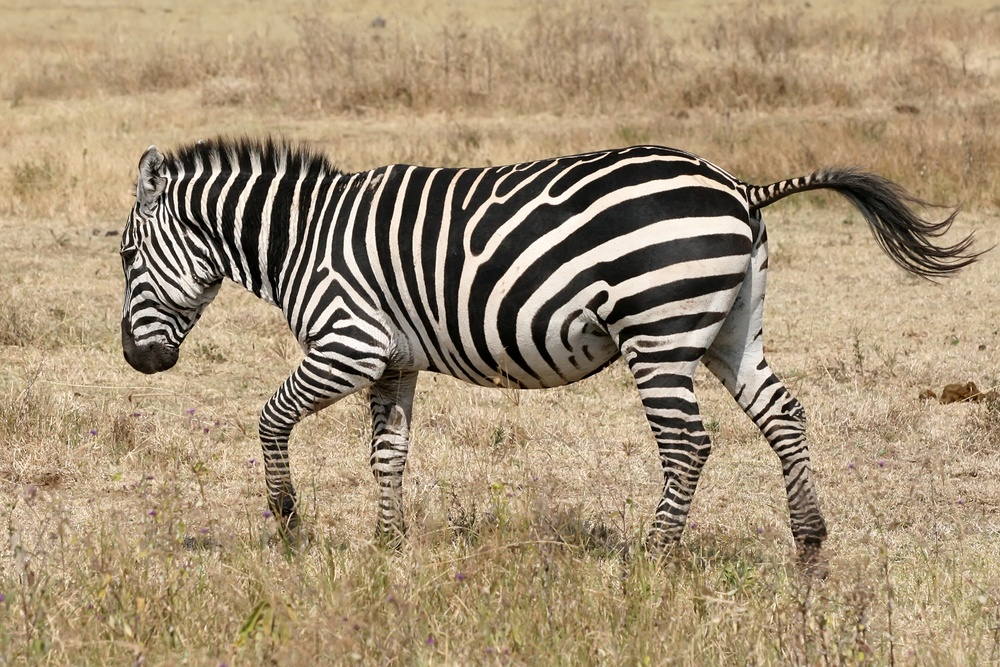
#> input picture Cap05_Mejoramiento_Frecuencia/imagenes/cebra.jpg, 1000 x 667 px, shrunk from 1992 x 1328 before the run
$ jupyter execute 'Transformada de Gabor.ipynb'   (older library calls are emulated)
#> lines starting #> are read from the running program, lines starting #| are printed output that depends on the picture
<h1 align="center"><strong>Transformada de Gabor</strong></h1>

**1.¿Qué es un filtro de Gabor?**

El filtro Gabor, que lleva el nombre del físico e ingeniero eléctrico Dennis Gabor, es un filtro lineal que se utiliza para la detección de bordes en el procesamiento de imágenes.

Un filtro de Gabor es un producto de la envolvente gaussiana y el portador sinusoidal (complejo).

**2.¿Para que sirve un filtro de Gabor?**

Los filtros Gabor son buenos detectores de funciones, cada filtro es sensible a los bordes con orientaciones específicas en ubicaciones específicas; sin embargo, existe una compensación entre la resolución espacial y la resolución de frecuencia ("Principio de incertidumbre"), que consiste en si tiene una resolución espacial alta (sepa dónde se produce el borde), tiene menos certeza en el contenido de la frecuencia.

En aplicaciones prácticas, el filtro Gabor puede extraer características relevantes en diferentes escalas y direcciones en el dominio de la frecuencia.

# Funciones base

[cell 1]
import os
import numpy as np
import cv2
import matplotlib.pyplot as plt
from math import cos,sin,sqrt,pi
import pywt
from fractions import Fraction
from scipy.signal import convolve2d
os.chdir(r"C:\Users\titos\Github\Procesamiento Imagenes\Cap05_Mejoramiento_Frecuencia\imagenes")

[cell 2]
def genGabor(sz, omega, theta, func=np.cos, K=np.pi):
    radius = (int(sz[0]/2.0), int(sz[1]/2.0))

    [x, y] = np.meshgrid(range(-radius[0], radius[0]+1), range(-radius[1], radius[1]+1))

    x1 = x * np.cos(theta) + y * np.sin(theta)
    y1 = -x * np.sin(theta) + y * np.cos(theta)

    gauss = omega**2 / (4*np.pi * K**2) * np.exp(- omega**2 / (8*K**2) * ( 4 * x1**2 + y1**2))
    sinusoid = func(omega * x1) * np.exp(K**2 / 2)

    gabor = gauss * sinusoid

    return gabor

g = genGabor((50,50), 1, np.pi/4, func=np.cos)

plt.figure(1,figsize=(4,4))
plt.title("Ejemplo de funcion de Gabor")
plt.imshow(g, cmap='gray')
plt.show()
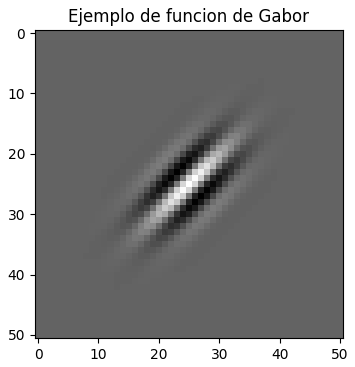
#> figure drawn by matplotlib, 1 panel

[cell 3]
# Usando OpenCV
kernel = cv2.getGaborKernel(ksize = (50,50),sigma = 3,theta = pi/4, lambd = pi/4,gamma = 0.5, psi = 0,ktype = cv2.CV_32F)
plt.figure(1,figsize=(4,4))
plt.title("Tranformada de Gabor")
plt.imshow(kernel,cmap='gray')
plt.show()
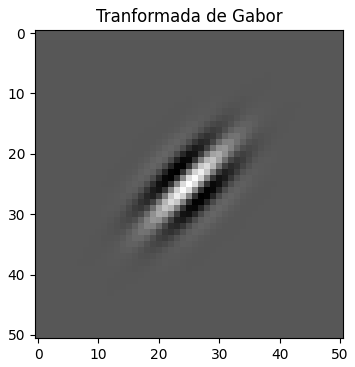
#> figure drawn by matplotlib, 1 panel

[cell 4]
# Generacion de funciones base de Gabor

thetas = np.arange(0, np.pi, np.pi/8) # range of theta
#lambd = np.arange(0.2, 0.6, 0.1) # range of omega
#params = [(t,o) for o in omega for t in theta]


gaborFilterBank = []
gaborParams = []


for theta in thetas:
    gaborParam = {'ksize':(64, 64),'sigma':3,'theta':theta,'lambd':pi/4,'gamma':0.5,'psi':0,'ktype':cv2.CV_32F }
    Gabor = cv2.getGaborKernel(**gaborParam)
    gaborFilterBank.append(Gabor)
    gaborParams.append(gaborParam)

# Plot
print("Banco de funciones de Gabor para distintos angulos")
plt.figure(1,figsize=(10,10))
n = len(gaborFilterBank)
for i in range(n):
    ang= gaborParams[i]['theta'] / np.pi
    a = Fraction(ang)
    plt.subplot(2,n//2, i+1)
    plt.title("{} $\pi$".format(a))
    plt.axis('off')
    plt.imshow(gaborFilterBank[i],cmap='gray')

plt.show()
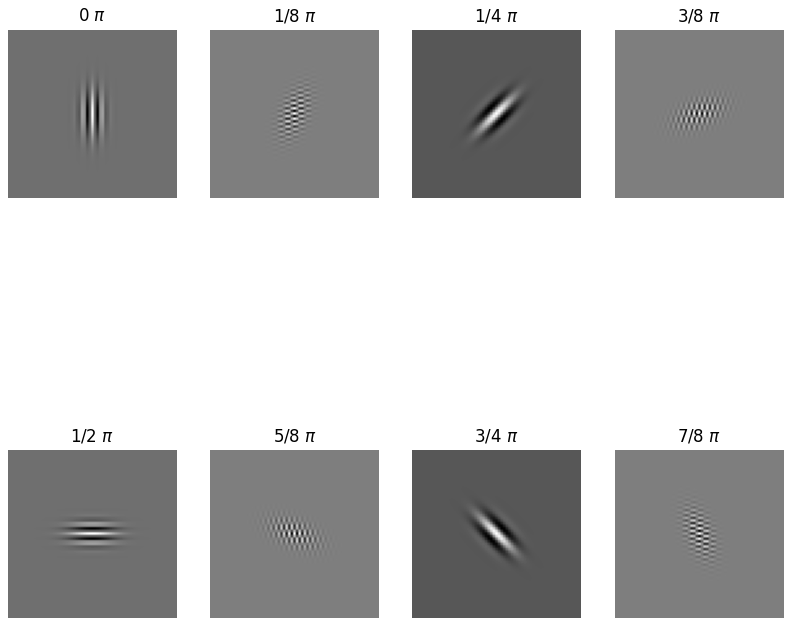
#> figure drawn by matplotlib, 8 panels

# Ejemplos

[cell 5]
# Ejemplo 1: Imagen sintética

def genSinusoid(sz, A, omega, rho):
    # Generate Sinusoid grating
    # sz: size of generated image (width, height)
    radius = (int(sz[0]/2.0), int(sz[1]/2.0))
    [x, y] = np.meshgrid(range(-radius[0], radius[0]+1), range(-radius[1], radius[1]+1)) # a BUG is fixed in this line

    stimuli = A * np.cos(omega[0] * x  + omega[1] * y + rho)
    return stimuli

# Figura sintética
theta = np.pi/4 + np.pi
omega = [np.cos(theta), np.sin(theta)]
sinusoidParam = {'A':1, 'omega':omega, 'rho':np.pi/2}

sinusoid = genSinusoid((256,256), **sinusoidParam)

# Filtro de Gabor
alpha = np.pi/4

Gabor = genGabor((129,129), 0.4, alpha, np.sin)

# Respuesta
response = convolve2d(sinusoid, Gabor, mode='valid')

# Plot
plt.figure(1,figsize=(14,14))

plt.subplot(1,3,1)
plt.title("Imagen de entrada")
plt.imshow(sinusoid)

plt.subplot(1,3,2)
plt.title("Filtro de Gabor")
plt.imshow(Gabor, vmin=-0.2, vmax=0.2)

plt.subplot(1,3,3)
plt.title("Imagen filtrada")
plt.imshow(response, vmin=0);
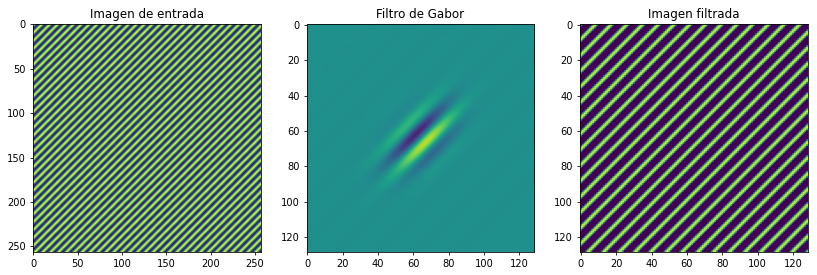
#> figure drawn by matplotlib, 3 panels

[cell 6]
# Ejemplo 2
cebra = cv2.imread("./cebra.jpg",0)
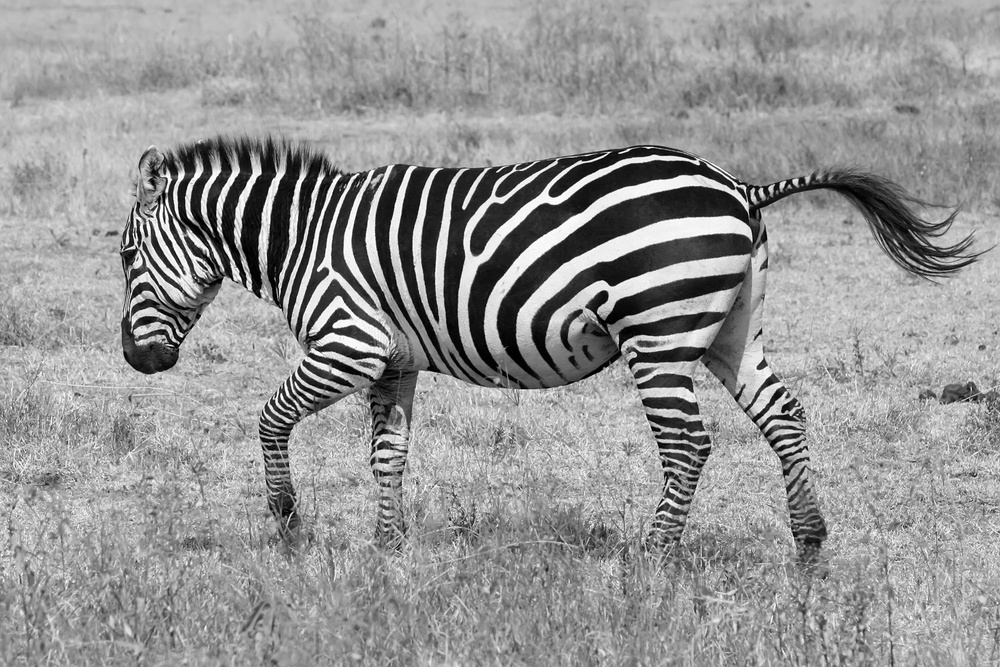
#> cebra: shape (667, 1000); min 0, max 255, mean 148.9

# Filtros de Gabor
GaborFilterV = gaborFilterBank[0]
GaborFilterH =  gaborFilterBank[4]

# Plot
plt.figure(1,figsize=(20,12))

plt.subplot(2,3,1)
plt.title("Imagen de entrada")
plt.imshow(cebra,cmap='gray')

plt.subplot(2,3,2)
plt.title("Filtro de Gabor")
plt.imshow(GaborFilterV,cmap='gray')

plt.subplot(2,3,3)
resV= cv2.filter2D(cebra, cv2.CV_8UC3,GaborFilterV)
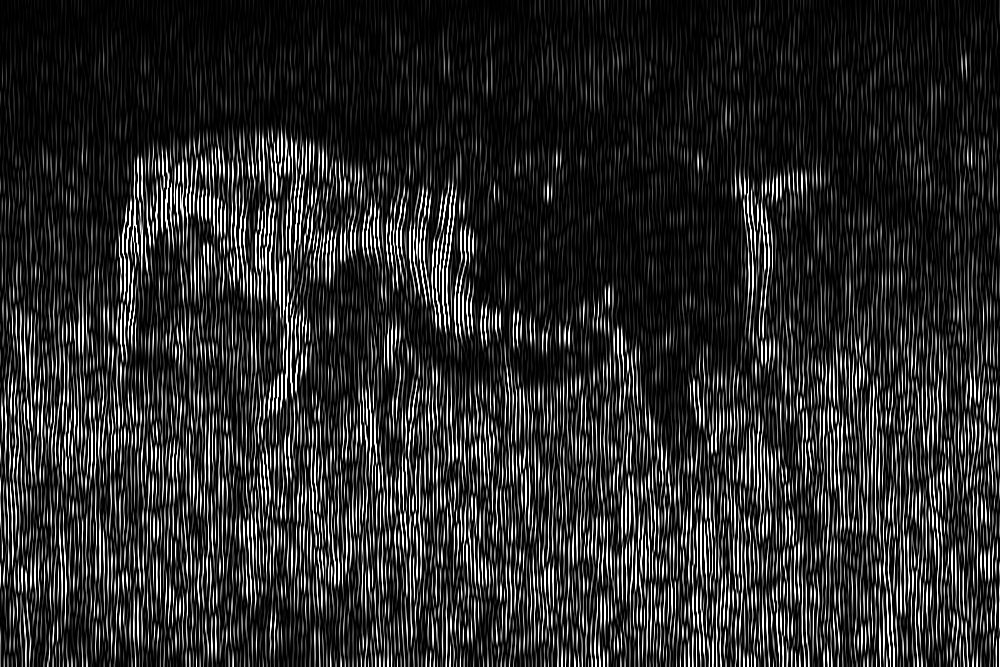
#> resV: shape (667, 1000); min 0, max 255, mean 41.5
plt.title("Imagen filtrada")
plt.imshow(resV,cmap='gray')


plt.subplot(2,3,4)
plt.title("Imagen de entrada")
plt.imshow(cebra,cmap='gray')

plt.subplot(2,3,5)
plt.title("Filtro de Gabor")
plt.imshow(GaborFilterH,cmap='gray')

plt.subplot(2,3,6)
resH= cv2.filter2D(cebra, cv2.CV_8UC3,GaborFilterH)
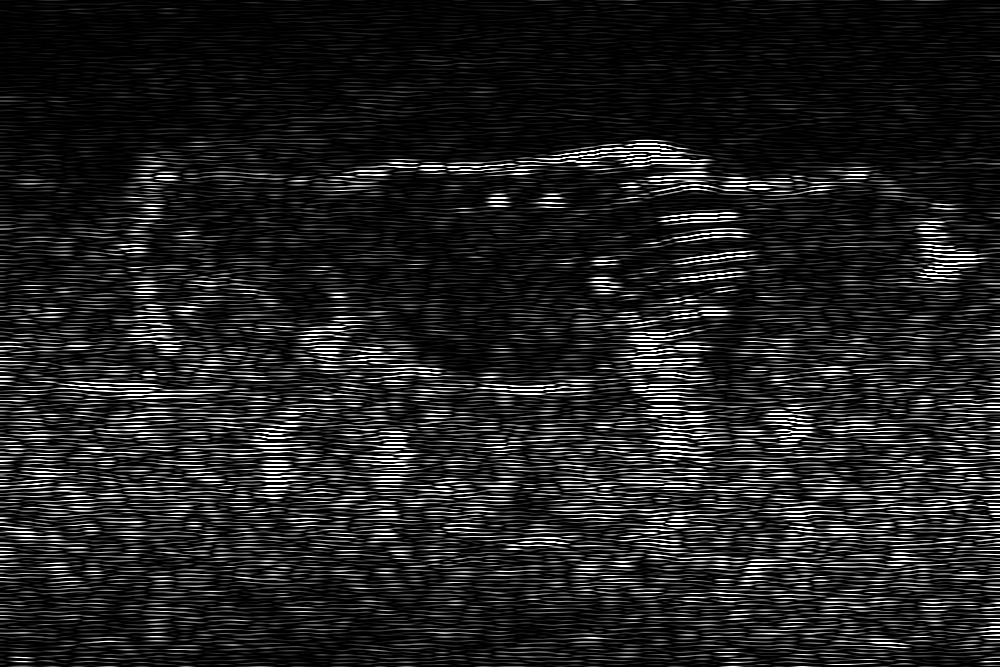
#> resH: shape (667, 1000); min 0, max 255, mean 32.2
plt.title("Imagen filtrada")
plt.imshow(resH,cmap='gray')

plt.show()
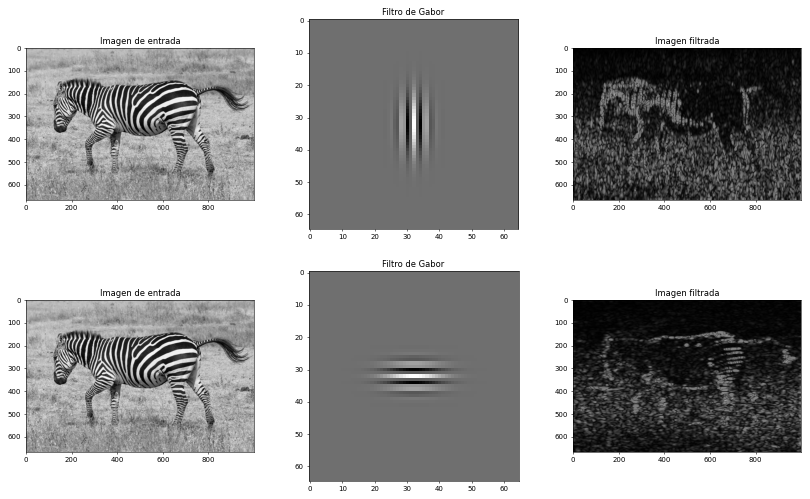
#> figure drawn by matplotlib, 6 panels

$ run again, with Cap05_Mejoramiento_Frecuencia/imagenes/Kodim17_noisy.jpg copied over Cap05_Mejoramiento_Frecuencia/imagenes/cebra.jpg
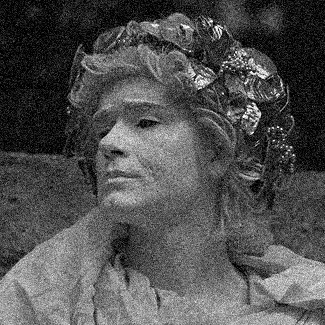
#> input picture Cap05_Mejoramiento_Frecuencia/imagenes/Kodim17_noisy.jpg, 325 x 325 px
#> cebra is the input picture: shape (325, 325); min 0, max 255, mean 80.1
#> `resV= cv2.filter2D(cebra, cv2.CV_8UC3,GaborFilterV)`:
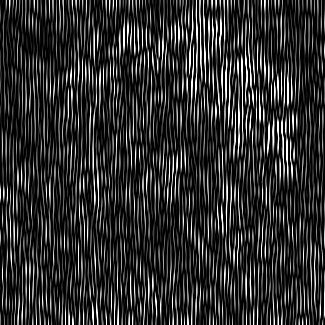
#> resV: shape (325, 325); min 0, max 255, mean 46.3
#> `resH= cv2.filter2D(cebra, cv2.CV_8UC3,GaborFilterH)`:
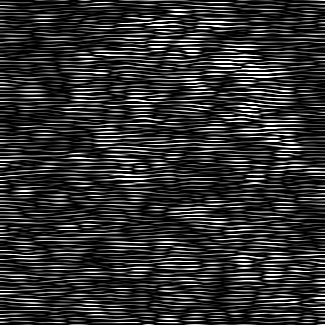
#> resH: shape (325, 325); min 0, max 255, mean 47.6
